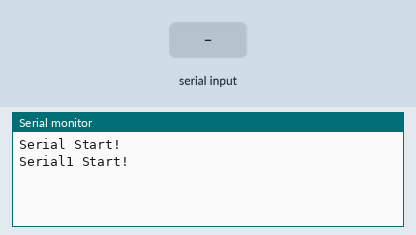
The sketch below on a simulated Arduino Leonardo, built with avr-gcc and run on an emulated ATmega32U4. On the bench: the last lines printed to the serial monitor. The test bench sets the inputs (shaded band).

Above: at 1.2 s.
1.3 s: "1" received over the second serial link
At 3.4 s:
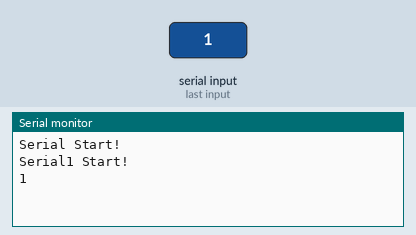
3.8 s: "0" received over the second serial link
At 5.2 s:
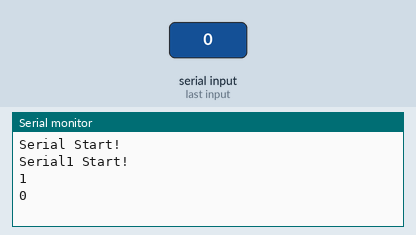

Measured:
- after the input at 1.3 s, the serial monitor: prints a new line after 1.0 s (image 1)
- after the input at 3.8 s, the serial monitor: prints a new line after 1.0 s (image 2)

The sketch:

uart.ino
```cpp
String tmp;

void setup() {
  Serial.begin(115200);
  Serial.println("Serial Start!");
  Serial1.begin(115200);
  Serial.println("Serial1 Start!");

}

void loop() {
  if(Serial.available())
  {
    for(int i=0; i<8; i++)
    {
      Serial1.write(micros()%256);
    }
    Serial.readString();
  }
  if(Serial1.available())
  {
    Serial.println(Serial1.readString());
  }
}
```
